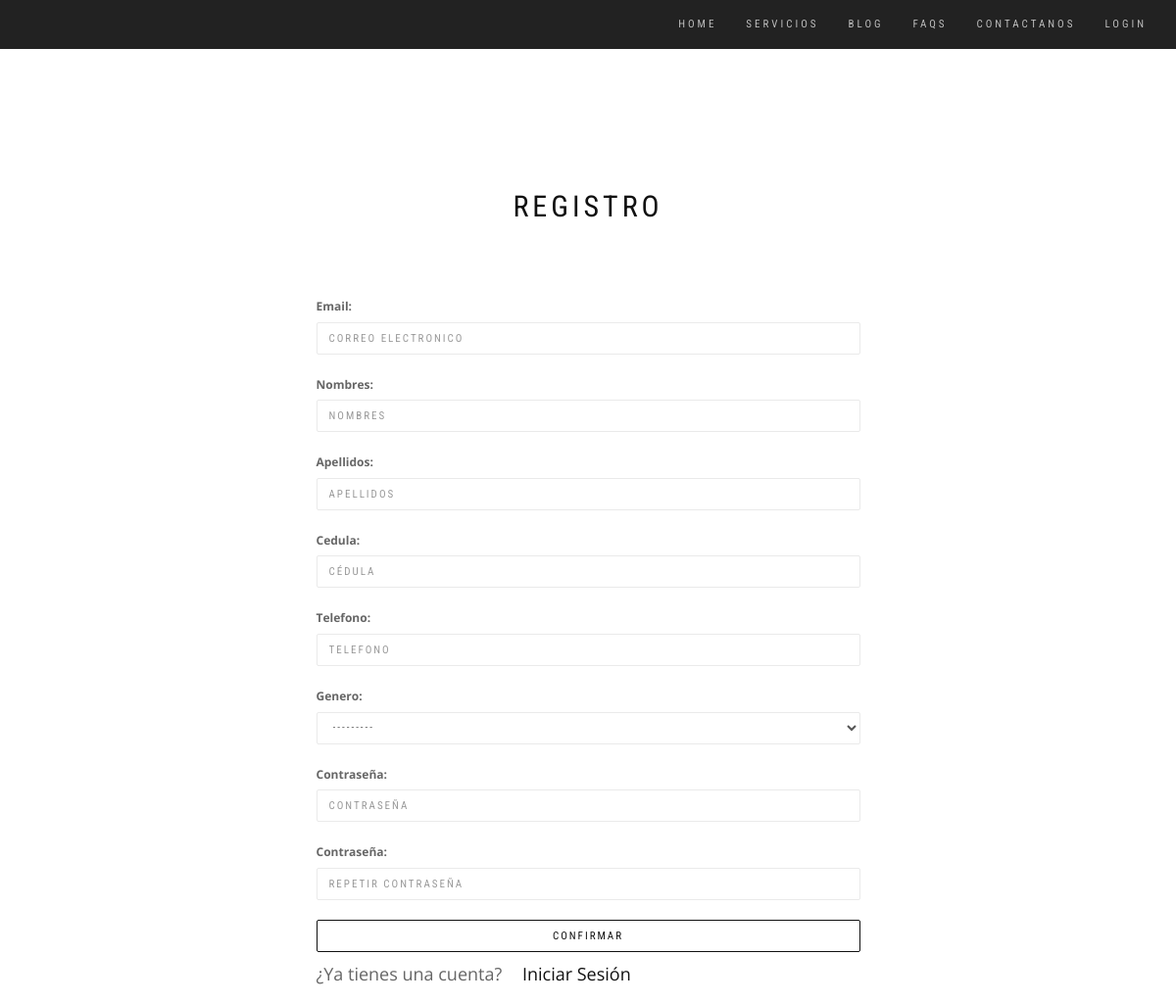
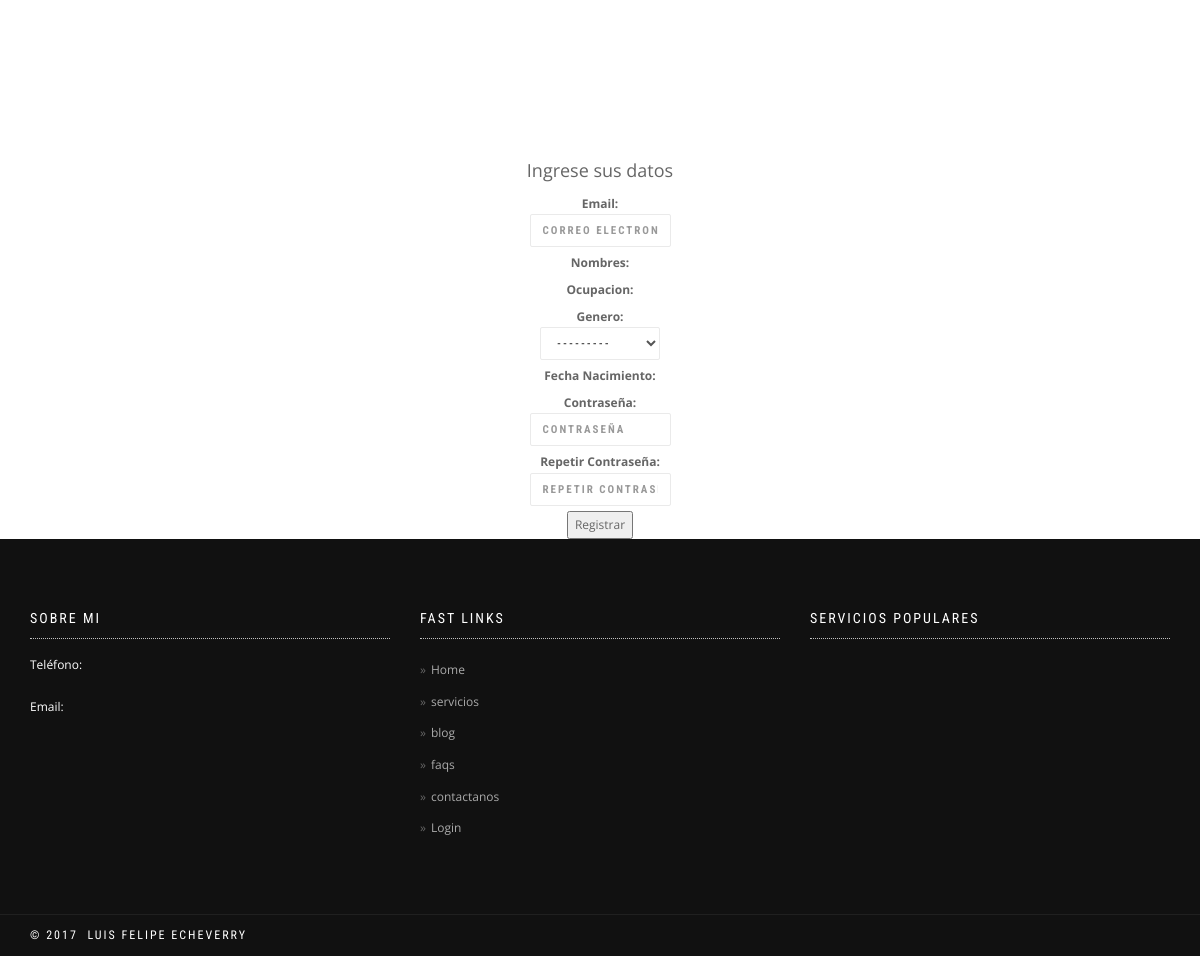
Before: /users/register/ with the older database file (2 pictures, top to bottom).
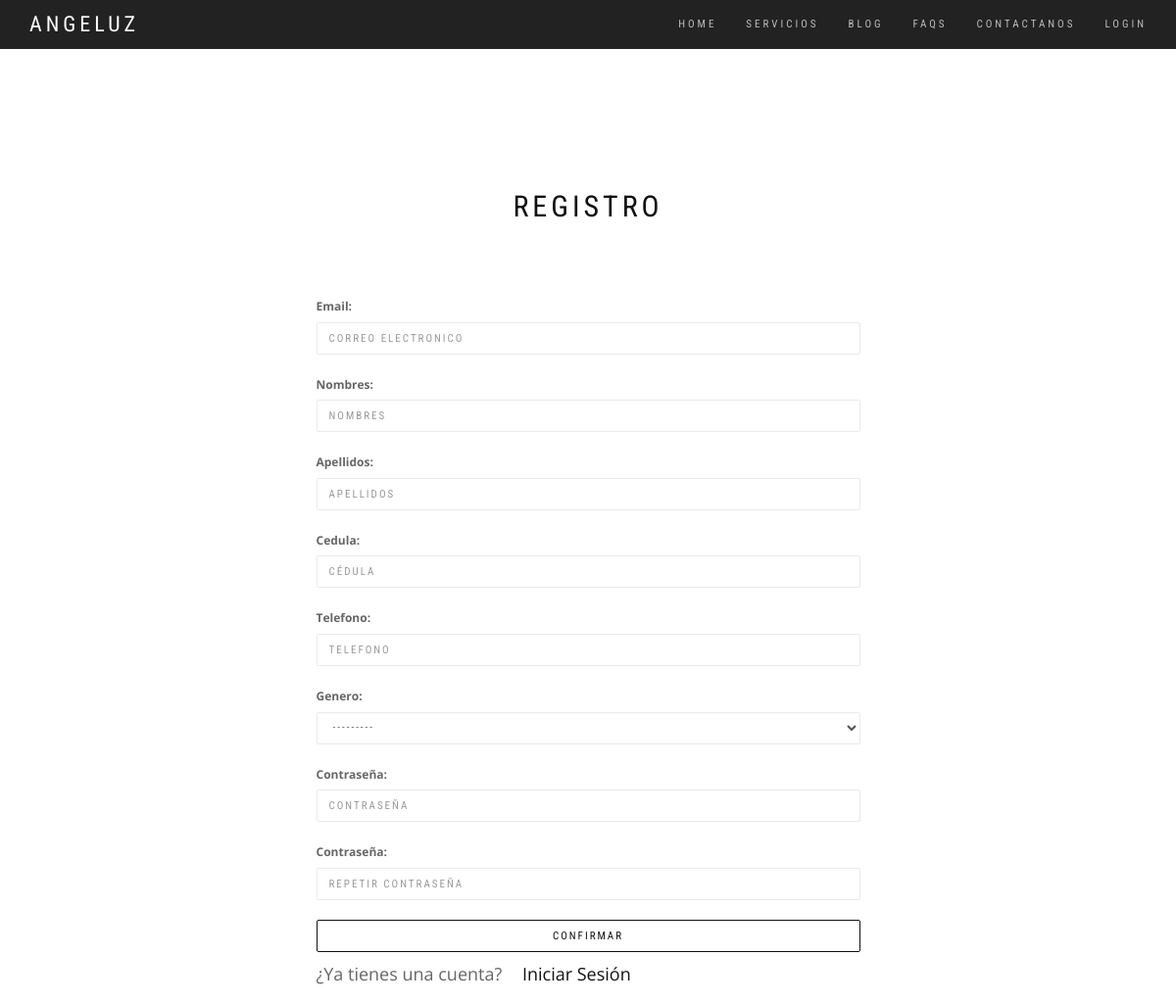
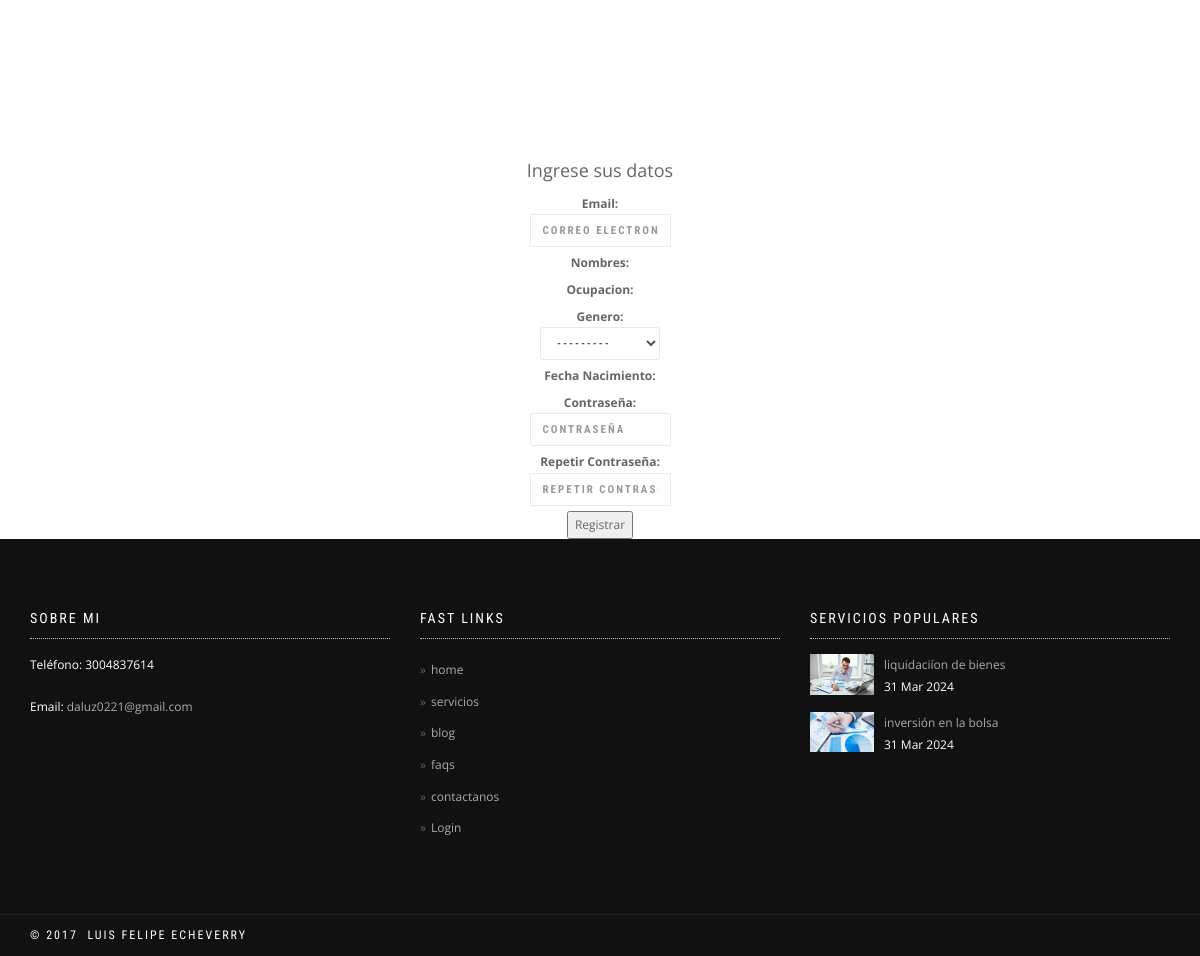
After: the same page with the newer database file (2 pictures, top to bottom).
### aplications/home/models.py (models this page shows, shortened)
class HeaderLinks(models.Model):
    name = models.CharField(max_length=200, verbose_name='Nombre')
    url = models.URLField(verbose_name='URL', blank=True, null=True)
    orden = models.SmallIntegerField(verbose_name='Orden', default=0)
    active = models.BooleanField(verbose_name='Activo', default=False)
    created = models.DateTimeField(auto_now_add=True, verbose_name='Fecha de creación')
    updated = models.DateTimeField(auto_now=True, verbose_name='Fecha de edición')
    objects = HeaderLinksManager()
    class Meta:
        verbose_name = 'enlace del menú'
        verbose_name_plural = 'enlaces del menú'
        ordering = ['-orden']

class InfoHome(models.Model):
    webTitle = models.CharField(max_length=200, verbose_name='Título de la web', help_text='texto que se mostrará en la pestaña del navegador')
    logoHome = models.ImageField(verbose_name='Logo de la web', upload_to='home', blank=True, null=True)
    eslogan = models.CharField(max_length=200, verbose_name='Eslogan', blank=True, null=True)
    active = models.BooleanField(verbose_name='Activo', default=False)
    phone = models.CharField(max_length=200, verbose_name='Teléfono', blank=True, null=True)
    whatsapp = models.IntegerField(max_length=200, verbose_name='whatsapp', blank=True, null=True)
    email = models.EmailField(verbose_name='Correo electrónico', blank=True, null=True)
    mainUrl = models.URLField(verbose_name='URL principal', blank=True, null=True)
    created = models.DateTimeField(auto_now_add=True, verbose_name='Fecha de creación')
    updated = models.DateTimeField(auto_now=True, verbose_name='Fecha de edición')
    objects = InfoHomeManager()
    class Meta:
        verbose_name = 'información general'
        verbose_name_plural = 'información general'
        ordering = ['-created']

### aplications/service/models.py (models this page shows, shortened)
class Service(models.Model):
    title = models.CharField(max_length=200, verbose_name='Título')
    subtitle = models.CharField(max_length=200, verbose_name='Subtítulo', blank=True, null=True)
    summary = models.TextField(verbose_name='Resumen', blank=True, null=True)
    description = RichTextUploadingField('Contenido')
    slug = models.SlugField(verbose_name='Slug', unique=True)
    icon = models.CharField(max_length=200, verbose_name='Icono',blank=True, null=True , help_text='Usar una clase de Fontawesome, consultar los iconos en https://fontawesome.com/search?m=free&o=r, icon que se verá en la home')
    image = models.ImageField(verbose_name='Imagen', upload_to='services', blank=True, null=True)
    active = models.BooleanField(verbose_name='Activo', default=True)
    destacado = models.BooleanField(verbose_name='Destacado', default=False)
    showHome = models.BooleanField(verbose_name='Mostrar en Home', default=True)
    created = models.DateTimeField(auto_now_add=True, verbose_name='Fecha de creación')
    updated = models.DateTimeField(auto_now=True, verbose_name='Fecha de edición')
    objects = ServiceManager()
    class Meta:
        verbose_name = 'servicio'
        verbose_name_plural = 'servicios'
        ordering = ['-created']

### aplications/users/views.py (the view, shortened to what this page needs)
class UserRegisterView(FormView):
    template_name = 'users/register.html'
    form_class = UserRegisterForm
    success_url = reverse_lazy('users_app:user-login')

### aplications/context_processor.py (called while the page is built)
def header_and_footer(request):
    links = HeaderLinks.objects.get_menu_links()
    infoHome = InfoHome.objects.activo()
    hotServices = Service.objects.hot_services()
    whatsapp = InfoHome.objects.get_whatsapp()
    main_url = InfoHome.objects.get_main_url()
    return {
        'media_url': '/media/',
        'menu_header': links,
        'infoHome': infoHome,
        'hotServices': hotServices,
        'whatsapp': whatsapp,
        'main_url': main_url,
    }

### aplications/home/managers.py (called while the page is built)
    def get_menu_links(self):
        return self.filter(
            active=True,
        ).order_by('orden')

    def activo(self):
        return self.filter(
            active=True,
        ).first()

    def get_whatsapp(self):
        try:
            return self.filter(
                active=True,
            ).first().whatsapp
        except:
            return 'No hay número de whatsapp registrado'

    def get_main_url(self):
        try:
            return self.filter(
                active=True,
            ).first().mainUrl
        except:
            return 'No hay URL principal registrada'

### templates/users/register.html (shortened to what this page needs)
{% extends "users/base_users.html" %}
{% load  static %}
{% block content %}
<nav class="navbar navbar-custom navbar-fixed-top" role="navigation">
    <div class="container">
      <div class="navbar-header">
        <a class="navbar-brand" href="http://localhost:8000/">{{ infoHome.eslogan }}</a>
      </div>
      <div class="collapse navbar-collapse" id="custom-collapse">
        <ul class="nav navbar-nav navbar-right">
            {% for link  in menu_header %}
              {% if user.is_authenticated %}
                {% if "Login" in link.name %}
                  <li class="dropdown">
                    <a href="{% url 'users_app:user-logout' %}">Logout</a>
                  </li>
                {% else %}
                  <li class="dropdown">
                    <a href="{{ link.url }}">{{link.name}}</a>
                  </li>
                {% endif %}
            {% else %}
                <li class="dropdown">
                  <a href="{{ link.url }}">{{link.name}}</a>
                </li>
            {% endif %}
          {% endfor %}
        </ul>
      </div>
    </div>
  </nav>
    <div class="main">
        <section class="module">
        <div class="container">
            <div class="row">
            <div class="col-sm-6 col-sm-offset-3">
                <h1 class="module-title font-alt">Registro</h1>
            </div>
            </div>
            <div class="row">
            <div class="col-sm-6 col-sm-offset-3">
                <form action="" method="post" >
                    {{ form.as_p }}
                    <button type="submit" class="btn btn-border-d btn-round btn-block">Confirmar</button>
                    <h4>¿Ya tienes una cuenta? <a class="cell hollow button alert" href="{{main_dominio}}/users/login">Iniciar Sesión</a></h4>
                </form>
            </div>
            </div>
        </div>
        </section>
<div class="grid-container">
    <div class="grid-x grid-margin-x align-center">
        <div class="cell medium-10 large-6" style="margin-top: 2em;">
            <div class="card" style="width: 100%;">
                <div class="card-divider">
                  <h4>Ingrese sus datos</h4>
                </div>
                <div class="card-section">
                    <form class="grid-x grid-margin-x" method="POST" enctype="multipart/form-data">
                        <div class="cell large-12">
                            <label>Email:
                            {{ form.email }}
                            </label>
                        </div>
                        <div class="cell large-6">
                            <label>Nombres:
                            </label>
                        </div>
                        <div class="cell medium-6">
                            <label>Ocupacion:
                            </label>
                        </div>
                        <div class="cell medium-6">
                            <label>Genero:
                            {{ form.genero }}
                            </label>
                        </div>
                        <div class="cell medium-6">
                            <label>Fecha Nacimiento:
                            </label>
                        </div>
                        <div class="cell medium-12">
                            <label>Contraseña:
                            {{ form.password1 }}
                            </label>
                        </div>
                        <div class="cell medium-12">
                            <label>Repetir Contraseña:
                            {{ form.password2 }}
                            </label>
                        </div>
                        <button type="submit" class="cell hollow button primary">Registrar</button>
                    </form>
                </div>
            </div>
        </div>
    </div>
</div>
{% endblock content %}

### templates/includes/footer.html (shortened to what this page needs)
<div class="module-small bg-dark">
    <div class="container">
      <div class="row">
        <div class="col-sm-4">
          <div class="widget">
            <h5 class="widget-title font-alt">Sobre mi</h5>
            <p>Teléfono: {{ infoHome.phone }}</p>
            <p>Email: <a href="mailto:{{infoHome.email}}">{{ infoHome.email }}</a></p>
          </div>
        </div>
        <div class="col-sm-4">
          <div class="widget">
            <h5 class="widget-title font-alt">Fast links</h5>
            <ul class="icon-list">
                {% for link in menu_header %}
                    <li><a href="{{link.url}}">{{ link.name }}</a></li>
                {% endfor %}
            </ul>
          </div>
        </div>
        <div class="col-sm-4">
          <div class="widget">
            <h5 class="widget-title font-alt">Servicios Populares</h5>
            <ul class="widget-posts">
                {% for hot_service in hotServices %}
                    <li class="clearfix">
                        <div class="widget-posts-image"><a href="{% url 'service_app:servicio_detail' hot_service.slug %}"><img src="{{ media_url }}{{ hot_service.image }}" alt="Post Thumbnail"/></a></div>
                        <div class="widget-posts-body">
                          <div class="widget-posts-title"><a href="{% url 'service_app:servicio_detail' hot_service.slug %}">{{ hot_service.title }}</a></div>
                          <div class="widget-posts-meta">{{ hot_service.created|date:"d M Y" }}</div>
                        </div>
                    </li>
                {% endfor %}
            </ul>
          </div>
        </div>
      </div>
    </div>
  </div>
  <footer class="footer bg-dark">
    <div class="container">
      <div class="row">
        <div class="col-sm-6">
          <p class="copyright font-alt">&copy; 2017&nbsp; luis Felipe Echeverry</p>
        </div>
        <div class="col-sm-6">
        </div>
      </div>
    </div>
  </footer>

Changed rows visible on the page:
added InfoHome: eslogan "ANGELUZ", phone "3004837614", email "daluz0221@gmail.com"
changed HeaderLinks "HOME": name "Home" → "home"
added Service: image (picture), title "liquidaciíon de bienes", created "31 Mar 2024"
added Service: image (picture), title "inversión en la bolsa", created "31 Mar 2024"
